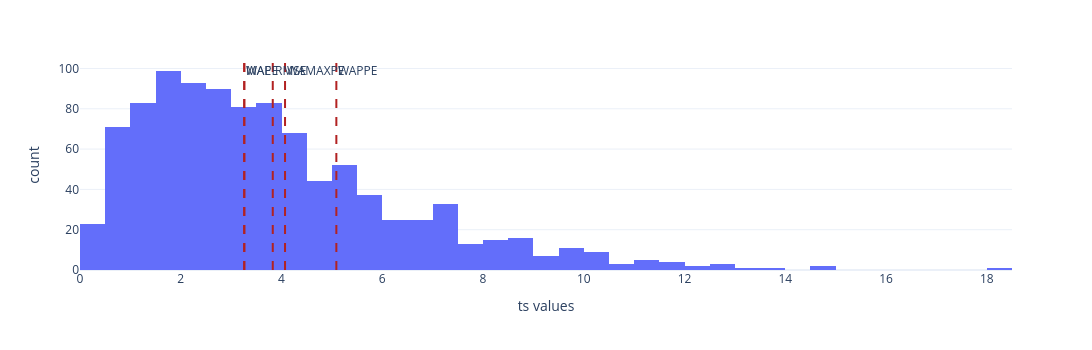

This figure's notebook cell:
### Code cell
# plot histogramm
fig = px.histogram(pd.DataFrame(y, columns = ['ts values']), x='ts values')
for qlt_func in ['WAPPE', 'WAPE', 'RMSE', 'MAE', 'WAMAXPE']:
  fig.add_vline(x=minimize(quality_real_set, x0, qlt_func).x[0], line_dash = 'dash', line_color = 'firebrick', annotation_text=qlt_func)
# fig.add_vline(x=np.mean(y), line_dash = 'dash', line_color = 'blue', annotation_text=qlt_func)

fig.update_layout(height=350, width=1300).show()

### Figure 1 — Plotly figure (JSON) as saved in the notebook; plotly's stock layout.template omitted (floating-point values rounded to 4 significant figures; data arrays with more than 128 entries replaced by an {"elided": "..."} marker saying what was removed)
{"data": [{"bingroup": "x", "hovertemplate": "ts values=%{x}<br>count=%{y}<extra></extra>", "legendgroup": "", "marker": {"color": "#636efa", "pattern": {"shape": ""}}, "name": "", "orientation": "v", "showlegend": false, "type": "histogram", "x": {"elided": "1000 float values"}, "xaxis": "x", "yaxis": "y"}], "layout": {"annotations": [{"showarrow": false, "text": "WAPPE", "x": 5.089, "xanchor": "left", "xref": "x", "y": 1, "yanchor": "top", "yref": "y domain"}, {"showarrow": false, "text": "WAPE", "x": 3.261, "xanchor": "left", "xref": "x", "y": 1, "yanchor": "top", "yref": "y domain"}, {"showarrow": false, "text": "RMSE", "x": 3.826, "xanchor": "left", "xref": "x", "y": 1, "yanchor": "top", "yref": "y domain"}, {"showarrow": false, "text": "MAE", "x": 3.261, "xanchor": "left", "xref": "x", "y": 1, "yanchor": "top", "yref": "y domain"}, {"showarrow": false, "text": "WAMAXPE", "x": 4.07, "xanchor": "left", "xref": "x", "y": 1, "yanchor": "top", "yref": "y domain"}], "barmode": "relative", "height": 350, "legend": {"tracegroupgap": 0}, "margin": {"t": 60}, "shapes": [{"line": {"color": "firebrick", "dash": "dash"}, "type": "line", "x0": 5.089, "x1": 5.089, "xref": "x", "y0": 0, "y1": 1, "yref": "y domain"}, {"line": {"color": "firebrick", "dash": "dash"}, "type": "line", "x0": 3.261, "x1": 3.261, "xref": "x", "y0": 0, "y1": 1, "yref": "y domain"}, {"line": {"color": "firebrick", "dash": "dash"}, "type": "line", "x0": 3.826, "x1": 3.826, "xref": "x", "y0": 0, "y1": 1, "yref": "y domain"}, {"line": {"color": "firebrick", "dash": "dash"}, "type": "line", "x0": 3.261, "x1": 3.261, "xref": "x", "y0": 0, "y1": 1, "yref": "y domain"}, {"line": {"color": "firebrick", "dash": "dash"}, "type": "line", "x0": 4.07, "x1": 4.07, "xref": "x", "y0": 0, "y1": 1, "yref": "y domain"}], "width": 1300, "xaxis": {"anchor": "y", "domain": [0.0, 1.0], "title": {"text": "ts values"}}, "yaxis": {"anchor": "x", "domain": [0.0, 1.0], "title": {"text": "count"}}}}
